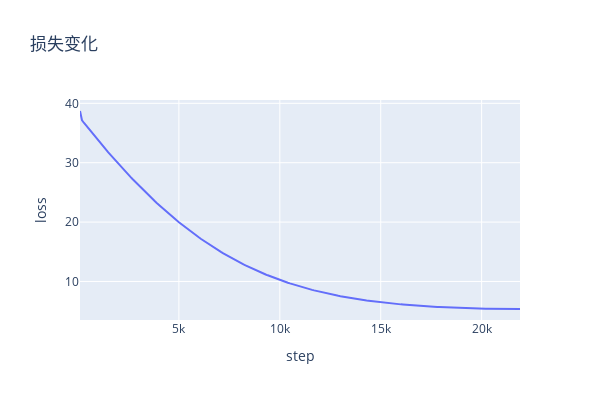

Notebook cell for this chart:
### Code cell
import seaborn as sns
import plotly.express as px
import pandas as pd
import json
with open('/home/user/wyf/train_siglip_from_scratch/outputs/trainer_state.json' , 'r', encoding='utf-8') as f:
    data = json.load(f)
    log_history = data['log_history']
    steps = []
    losses = []
    for i in log_history[:-1]:
        step = i['step']
        loss = i['loss']
        steps.append(step)
        losses.append(loss)



# 创建一个DataFrame
df = pd.DataFrame({
    'Step': steps,
    'Loss': losses
})

# 使用Plotly绘制散点图
fig = px.line(df, x='Step', y='Loss', title='损失变化',
                 labels={'Step': 'step', 'Loss': 'loss'},
                 )  # 添加趋势线可选

fig.update_layout(width=600, height=400)
# 显示图表
fig.show()

### Figure 1 — Plotly figure (JSON) as saved in the notebook; plotly's stock layout.template omitted (floating-point values rounded to 4 significant figures; data arrays with more than 128 entries replaced by an {"elided": "..."} marker saying what was removed)
{"data": [{"hovertemplate": "step=%{x}<br>loss=%{y}<extra></extra>", "legendgroup": "", "line": {"color": "#636efa", "dash": "solid"}, "marker": {"symbol": "circle"}, "mode": "lines", "name": "", "orientation": "v", "showlegend": false, "type": "scatter", "x": {"elided": "219 int values"}, "xaxis": "x", "y": {"elided": "219 float values"}, "yaxis": "y"}], "layout": {"height": 400, "legend": {"tracegroupgap": 0}, "title": {"text": "损失变化"}, "width": 600, "xaxis": {"anchor": "y", "domain": [0, 1], "title": {"text": "step"}}, "yaxis": {"anchor": "x", "domain": [0, 1], "title": {"text": "loss"}}}}
